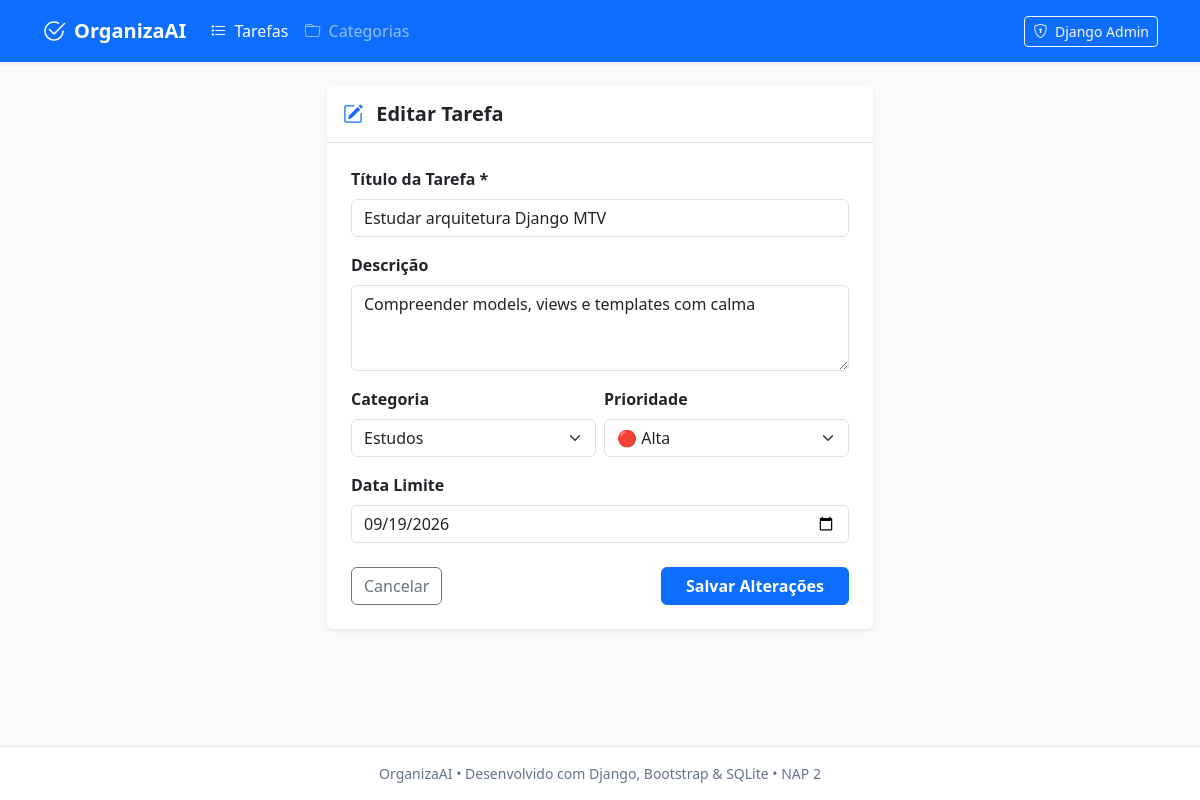
The app's page /tarefa/1/editar/ with its own data.
### organiza/models.py (models this page shows, shortened)
class Tarefa(models.Model):
    PRIORIDADE_CHOICES = [
        ('baixa', 'Baixa'),
        ('media', 'Média'),
        ('alta', 'Alta'),
    ]
    titulo = models.CharField(max_length=200, verbose_name="Título")
    descricao = models.TextField(blank=True, null=True, verbose_name="Descrição")
    categoria = models.ForeignKey(Categoria, on_delete=models.SET_NULL, null=True, blank=True, verbose_name="Categoria")
    prioridade = models.CharField(max_length=10, choices=PRIORIDADE_CHOICES, default='media', verbose_name="Prioridade")
    data_limite = models.DateField(blank=True, null=True, verbose_name="Data Limite")
    concluida = models.BooleanField(default=False, verbose_name="Concluída")
    data_criacao = models.DateTimeField(default=timezone.now, verbose_name="Data de Criação")
    class Meta:
        verbose_name = "Tarefa"
        verbose_name_plural = "Tarefas"
        ordering = ['concluida', 'data_limite', '-data_criacao']

class Categoria(models.Model):
    nome = models.CharField(max_length=100, unique=True, verbose_name="Nome")
    class Meta:
        verbose_name = "Categoria"
        verbose_name_plural = "Categorias"

### organiza/views.py (the view, shortened to what this page needs)
# urls.py: path('tarefa/<int:pk>/editar/', views.editar_tarefa, name='editar_tarefa'),
def editar_tarefa(request, pk):
    tarefa = get_object_or_404(Tarefa, pk=pk)
    categorias = Categoria.objects.all()
    return render(request, 'editar.html', {
        'tarefa': tarefa,
        'categorias': categorias
    })

### template/editar.html (shortened to what this page needs)
{% extends 'base.html' %}
{% block content %}
<div class="row justify-content-center">
    <div class="col-12 col-md-8 col-lg-6">
        <div class="card border-0 shadow-sm">
            <div class="card-header bg-white border-bottom py-3">
                <h2 class="h5 fw-bold mb-0 text-dark">
                    <i class="bi bi-pencil-square text-primary me-2"></i> Editar Tarefa
                </h2>
            </div>
            <div class="card-body p-4">
                <form method="POST" action="{% url 'editar_tarefa' tarefa.id %}">
                    <div class="mb-3">
                        <label for="titulo" class="form-label fw-bold">Título da Tarefa *</label>
                        <input type="text" id="titulo" name="titulo" class="form-control" value="{{ tarefa.titulo }}" required>
                    </div>
                    <div class="mb-3">
                        <label for="descricao" class="form-label fw-bold">Descrição</label>
                        <textarea id="descricao" name="descricao" class="form-control" rows="3">{{ tarefa.descricao|default:'' }}</textarea>
                    </div>
                    <div class="row g-2 mb-3">
                        <div class="col-md-6">
                            <label for="categoria" class="form-label fw-bold">Categoria</label>
                            <select id="categoria" name="categoria" class="form-select">
                                {% for cat in categorias %}
                                    <option value="{{ cat.id }}" {% if tarefa.categoria_id == cat.id %}selected{% endif %}>
                                        {{ cat.nome }}
                                    </option>
                                {% endfor %}
                            </select>
                        </div>
                        <div class="col-md-6">
                            <label for="prioridade" class="form-label fw-bold">Prioridade</label>
                            <select id="prioridade" name="prioridade" class="form-select">
                                <option value="alta" {% if tarefa.prioridade == 'alta' %}selected{% endif %}>🔴 Alta</option>
                            </select>
                        </div>
                    </div>
                    <div class="mb-4">
                        <label for="data_limite" class="form-label fw-bold">Data Limite</label>
                        <input type="date" id="data_limite" name="data_limite" class="form-control" value="{{ tarefa.data_limite|date:'Y-m-d'|default:'' }}">
                    </div>
                    <div class="d-flex justify-content-between">
                        <a href="{% url 'home' %}" class="btn btn-outline-secondary">Cancelar</a>
                        <button type="submit" class="btn btn-primary fw-bold px-4">Salvar Alterações</button>
                    </div>
                </form>
            </div>
        </div>
    </div>
</div>
{% endblock %}

### template/base.html (style rules this page uses)
body { background-color: #f8fafc; min-height: 100vh; display: flex; flex-direction: column; }

### records on screen
Tarefa: titulo "Estudar arquitetura Django MTV", descricao "Compreender models, views e templates com calma", categoria "Estudos", prioridade "🔴 Alta", data_limite "09/19/2026"
